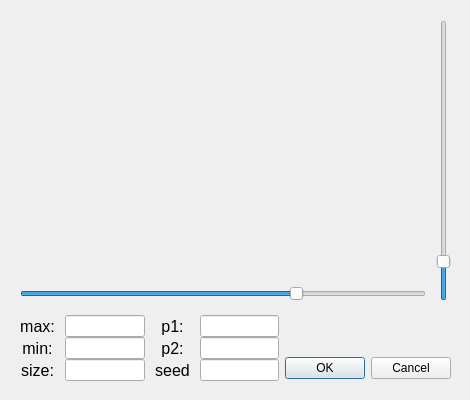
<?xml version="1.0" encoding="UTF-8"?>
<ui version="4.0">
 <class>DistributionWindow</class>
 <widget class="QDialog" name="DistributionWindow">
  <property name="geometry">
   <rect>
    <x>0</x>
    <y>0</y>
    <width>470</width>
    <height>400</height>
   </rect>
  </property>
  <property name="minimumSize">
   <size>
    <width>470</width>
    <height>400</height>
   </size>
  </property>
  <property name="maximumSize">
   <size>
    <width>470</width>
    <height>400</height>
   </size>
  </property>
  <property name="windowTitle">
   <string>Dialog</string>
  </property>
  <widget class="QWidget" name="layoutWidget">
   <property name="geometry">
    <rect>
     <x>20</x>
     <y>20</y>
     <width>431</width>
     <height>361</height>
    </rect>
   </property>
   <layout class="QGridLayout" name="gridLayout" rowstretch="10,4" columnstretch="0,0">
    <property name="verticalSpacing">
     <number>14</number>
    </property>
    <item row="0" column="0" colspan="2">
     <layout class="QGridLayout" name="function_show_layout">
      <property name="spacing">
       <number>10</number>
      </property>
      <item row="0" column="0">
       <widget class="FunctionQWidget" name="function_show" native="true"/>
      </item>
      <item row="0" column="1" rowspan="2">
       <widget class="QSlider" name="verticalSlider">
        <property name="minimum">
         <number>15</number>
        </property>
        <property name="value">
         <number>25</number>
        </property>
        <property name="orientation">
         <enum>Qt::Vertical</enum>
        </property>
       </widget>
      </item>
      <item row="1" column="0">
       <widget class="QSlider" name="horizontalSlider">
        <property name="minimum">
         <number>2</number>
        </property>
        <property name="maximum">
         <number>50</number>
        </property>
        <property name="value">
         <number>35</number>
        </property>
        <property name="orientation">
         <enum>Qt::Horizontal</enum>
        </property>
       </widget>
      </item>
     </layout>
    </item>
    <item row="1" column="0">
     <layout class="QGridLayout" name="input_data_layout" rowstretch="1,1,1" columnstretch="1,4,1,4" columnminimumwidth="1,4,1,4">
      <property name="horizontalSpacing">
       <number>10</number>
      </property>
      <item row="0" column="0">
       <widget class="QLabel" name="max">
        <property name="font">
         <font>
          <pointsize>12</pointsize>
         </font>
        </property>
        <property name="text">
         <string>max:</string>
        </property>
        <property name="alignment">
         <set>Qt::AlignCenter</set>
        </property>
       </widget>
      </item>
      <item row="0" column="1">
       <widget class="QLineEdit" name="max_input">
        <property name="text">
         <string/>
        </property>
        <property name="alignment">
         <set>Qt::AlignCenter</set>
        </property>
       </widget>
      </item>
      <item row="0" column="2">
       <widget class="QLabel" name="param1">
        <property name="font">
         <font>
          <pointsize>12</pointsize>
         </font>
        </property>
        <property name="text">
         <string>p1:</string>
        </property>
        <property name="alignment">
         <set>Qt::AlignCenter</set>
        </property>
       </widget>
      </item>
      <item row="0" column="3">
       <widget class="QLineEdit" name="param1_input">
        <property name="text">
         <string/>
        </property>
        <property name="alignment">
         <set>Qt::AlignCenter</set>
        </property>
       </widget>
      </item>
      <item row="1" column="0">
       <widget class="QLabel" name="min">
        <property name="font">
         <font>
          <pointsize>12</pointsize>
         </font>
        </property>
        <property name="text">
         <string>min:</string>
        </property>
        <property name="alignment">
         <set>Qt::AlignCenter</set>
        </property>
       </widget>
      </item>
      <item row="1" column="1">
       <widget class="QLineEdit" name="min_input">
        <property name="text">
         <string/>
        </property>
        <property name="alignment">
         <set>Qt::AlignCenter</set>
        </property>
       </widget>
      </item>
      <item row="1" column="2">
       <widget class="QLabel" name="param2">
        <property name="font">
         <font>
          <pointsize>12</pointsize>
         </font>
        </property>
        <property name="text">
         <string>p2:</string>
        </property>
        <property name="alignment">
         <set>Qt::AlignCenter</set>
        </property>
       </widget>
      </item>
      <item row="1" column="3">
       <widget class="QLineEdit" name="param2_input">
        <property name="text">
         <string/>
        </property>
        <property name="alignment">
         <set>Qt::AlignCenter</set>
        </property>
       </widget>
      </item>
      <item row="2" column="0">
       <widget class="QLabel" name="size">
        <property name="font">
         <font>
          <pointsize>12</pointsize>
         </font>
        </property>
        <property name="text">
         <string>size:</string>
        </property>
        <property name="alignment">
         <set>Qt::AlignCenter</set>
        </property>
       </widget>
      </item>
      <item row="2" column="1">
       <widget class="QLineEdit" name="size_input">
        <property name="text">
         <string/>
        </property>
        <property name="alignment">
         <set>Qt::AlignCenter</set>
        </property>
       </widget>
      </item>
      <item row="2" column="2">
       <widget class="QLabel" name="seed">
        <property name="font">
         <font>
          <pointsize>12</pointsize>
         </font>
        </property>
        <property name="text">
         <string>seed</string>
        </property>
        <property name="alignment">
         <set>Qt::AlignCenter</set>
        </property>
       </widget>
      </item>
      <item row="2" column="3">
       <widget class="QLineEdit" name="seed_input">
        <property name="text">
         <string/>
        </property>
        <property name="alignment">
         <set>Qt::AlignCenter</set>
        </property>
       </widget>
      </item>
     </layout>
    </item>
    <item row="1" column="1">
     <layout class="QVBoxLayout" name="button_layout">
      <item>
       <spacer name="horizontalSpacer_2">
        <property name="orientation">
         <enum>Qt::Horizontal</enum>
        </property>
        <property name="sizeHint" stdset="0">
         <size>
          <width>138</width>
          <height>20</height>
         </size>
        </property>
       </spacer>
      </item>
      <item>
       <spacer name="horizontalSpacer">
        <property name="orientation">
         <enum>Qt::Horizontal</enum>
        </property>
        <property name="sizeHint" stdset="0">
         <size>
          <width>138</width>
          <height>20</height>
         </size>
        </property>
       </spacer>
      </item>
      <item>
       <widget class="QDialogButtonBox" name="buttonBox">
        <property name="orientation">
         <enum>Qt::Horizontal</enum>
        </property>
        <property name="standardButtons">
         <set>QDialogButtonBox::Cancel|QDialogButtonBox::Ok</set>
        </property>
       </widget>
      </item>
     </layout>
    </item>
   </layout>
  </widget>
 </widget>
 <customwidgets>
  <customwidget>
   <class>FunctionQWidget</class>
   <extends>QWidget</extends>
   <header>functionqwidget.h</header>
   <container>1</container>
  </customwidget>
 </customwidgets>
 <resources/>
 <connections/>
</ui>
